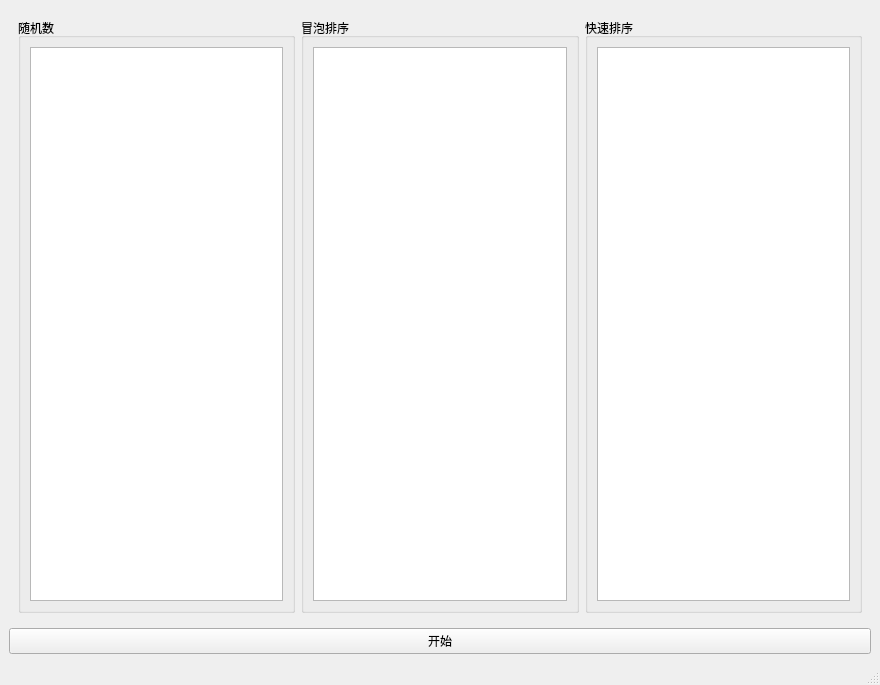
<?xml version="1.0" encoding="UTF-8"?>
<ui version="4.0">
 <class>MainWindow</class>
 <widget class="QMainWindow" name="MainWindow">
  <property name="geometry">
   <rect>
    <x>0</x>
    <y>0</y>
    <width>880</width>
    <height>685</height>
   </rect>
  </property>
  <property name="windowTitle">
   <string>MainWindow</string>
  </property>
  <widget class="QWidget" name="centralwidget">
   <layout class="QVBoxLayout" name="verticalLayout">
    <item>
     <widget class="QWidget" name="widget" native="true">
      <layout class="QHBoxLayout" name="horizontalLayout_4">
       <item>
        <widget class="QGroupBox" name="groupBox">
         <property name="title">
          <string>随机数</string>
         </property>
         <layout class="QHBoxLayout" name="horizontalLayout">
          <item>
           <widget class="QListWidget" name="randList"/>
          </item>
         </layout>
        </widget>
       </item>
       <item>
        <widget class="QGroupBox" name="groupBox_2">
         <property name="title">
          <string>冒泡排序</string>
         </property>
         <layout class="QHBoxLayout" name="horizontalLayout_2">
          <item>
           <widget class="QListWidget" name="bubbleList"/>
          </item>
         </layout>
        </widget>
       </item>
       <item>
        <widget class="QGroupBox" name="groupBox_3">
         <property name="title">
          <string>快速排序</string>
         </property>
         <layout class="QHBoxLayout" name="horizontalLayout_3">
          <item>
           <widget class="QListWidget" name="quickList"/>
          </item>
         </layout>
        </widget>
       </item>
      </layout>
     </widget>
    </item>
    <item>
     <widget class="QPushButton" name="start">
      <property name="text">
       <string>开始</string>
      </property>
     </widget>
    </item>
   </layout>
  </widget>
  <widget class="QMenuBar" name="menubar">
   <property name="geometry">
    <rect>
     <x>0</x>
     <y>0</y>
     <width>880</width>
     <height>25</height>
    </rect>
   </property>
  </widget>
  <widget class="QStatusBar" name="statusbar"/>
 </widget>
 <resources/>
 <connections/>
</ui>
